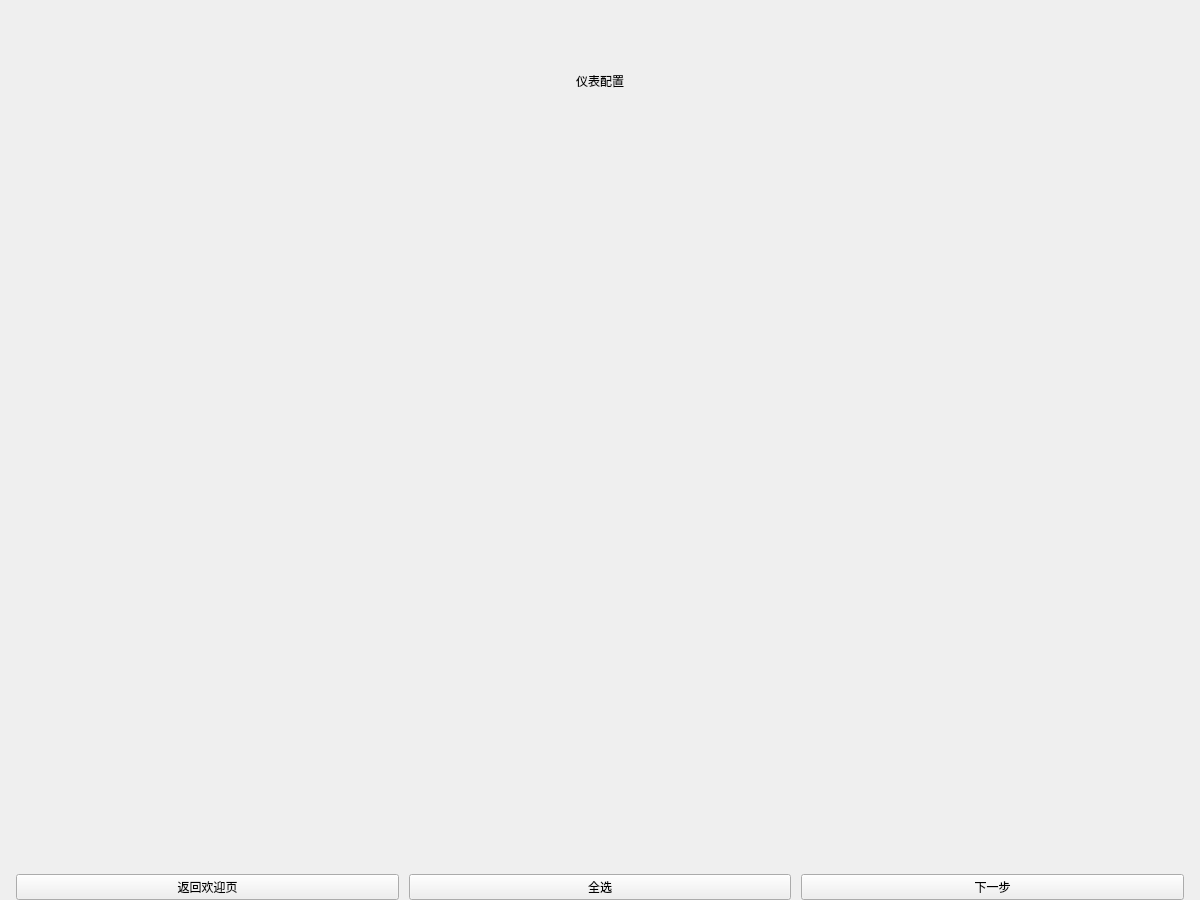
<?xml version="1.0" encoding="UTF-8"?>
<ui version="4.0">
 <class>InstrumentSetupPage</class>
 <widget class="QWidget" name="instrumentSetupPageUi">
  <property name="geometry">
   <rect>
    <x>0</x>
    <y>0</y>
    <width>1200</width>
    <height>900</height>
   </rect>
  </property>
  <layout class="QVBoxLayout" name="pageShellLayout">
   <property name="spacing">
    <number>10</number>
   </property>
   <property name="leftMargin">
    <number>0</number>
   </property>
   <property name="topMargin">
    <number>16</number>
   </property>
   <property name="rightMargin">
    <number>0</number>
   </property>
   <property name="bottomMargin">
    <number>0</number>
   </property>
   <item>
    <widget class="QScrollArea" name="instrumentSetupScroll">
     <property name="frameShape">
      <enum>QFrame::NoFrame</enum>
     </property>
     <property name="widgetResizable">
      <bool>true</bool>
     </property>
     <property name="alignment">
      <set>Qt::AlignTop|Qt::AlignHCenter</set>
     </property>
     <widget class="QWidget" name="instrumentSetupContent">
      <layout class="QVBoxLayout" name="connectionColumnLayout">
       <property name="spacing">
        <number>12</number>
       </property>
       <property name="leftMargin">
        <number>16</number>
       </property>
       <property name="topMargin">
        <number>48</number>
       </property>
       <property name="rightMargin">
        <number>16</number>
       </property>
       <property name="bottomMargin">
        <number>0</number>
       </property>
       <!-- 页面主体固定在窗口上部（“中间偏上”的落点）：顶部只留一段很小的固定空白，
            富余高度全部交给 bottomSpacer。这样结果卡片能升到页面顶部附近，而“查找设备”
            按钮由结果区里的引导间距压到卡片下方，两者互不重叠。 -->
       <item>
        <spacer name="topSpacer">
         <property name="orientation">
          <enum>Qt::Vertical</enum>
         </property>
         <property name="sizeType">
          <enum>QSizePolicy::Fixed</enum>
         </property>
         <property name="sizeHint" stdset="0">
          <size>
           <width>20</width>
           <height>8</height>
          </size>
         </property>
        </spacer>
       </item>
       <item>
        <widget class="QLabel" name="instrumentSetupPageTitle">
         <property name="text">
          <string>仪表配置</string>
         </property>
         <property name="alignment">
          <set>Qt::AlignCenter</set>
         </property>
         <property name="role" stdset="0">
          <string>pageTitle</string>
         </property>
        </widget>
       </item>
       <item>
        <spacer name="titleSpacer">
         <property name="orientation">
          <enum>Qt::Vertical</enum>
         </property>
         <property name="sizeType">
          <enum>QSizePolicy::Fixed</enum>
         </property>
         <property name="sizeHint" stdset="0">
          <size>
           <width>20</width>
           <height>0</height>
          </size>
         </property>
        </spacer>
       </item>
       <item>
        <widget class="QWidget" name="discoveryPanelHost">
         <layout class="QVBoxLayout" name="discoveryPanelLayout">
          <property name="spacing">
           <number>0</number>
          </property>
          <property name="leftMargin">
           <number>0</number>
          </property>
          <property name="topMargin">
           <number>0</number>
          </property>
          <property name="rightMargin">
           <number>0</number>
          </property>
          <property name="bottomMargin">
           <number>0</number>
          </property>
         </layout>
        </widget>
       </item>
       <item>
        <spacer name="bottomSpacer">
         <property name="orientation">
          <enum>Qt::Vertical</enum>
         </property>
         <property name="sizeHint" stdset="0">
          <size>
           <width>20</width>
           <height>0</height>
          </size>
         </property>
        </spacer>
       </item>
      </layout>
     </widget>
    </widget>
   </item>
   <item>
    <!-- 页面动作在这里声明（控件名与静态文案契约）：返回欢迎页在运行时被移进
         扫描行的黄字下方，显示为一行蓝色下划线小字；全选与下一步移进设备发现面板的
         结果区动作行（两者居中，返回在最右端）。移动之后这一栏不再承载可见内容，
         只保留为页面动作的静态声明位置。 -->
    <widget class="QWidget" name="pageActionBar">
     <layout class="QHBoxLayout" name="actionBarLayout">
      <property name="spacing">
       <number>10</number>
      </property>
      <property name="leftMargin">
       <number>16</number>
      </property>
      <property name="topMargin">
       <number>0</number>
      </property>
      <property name="rightMargin">
       <number>16</number>
      </property>
      <property name="bottomMargin">
       <number>0</number>
      </property>
      <item>
       <widget class="QPushButton" name="returnWelcomeButton">
        <property name="text">
         <string>返回欢迎页</string>
        </property>
        <property name="variant" stdset="0">
         <string>link</string>
        </property>
       </widget>
      </item>
      <item>
       <widget class="QPushButton" name="selectAllButton">
        <property name="toolTip">
         <string>选中本次扫描结果中所有可应用的设备</string>
        </property>
        <property name="text">
         <string>全选</string>
        </property>
        <property name="variant" stdset="0">
         <string>secondary</string>
        </property>
       </widget>
      </item>
      <item>
       <widget class="QPushButton" name="nextButton">
        <property name="toolTip">
         <string>进入仪器配置页，配置测试参数并完成仪器连接</string>
        </property>
        <property name="text">
         <string>下一步</string>
        </property>
        <property name="variant" stdset="0">
         <string>primary</string>
        </property>
       </widget>
      </item>
     </layout>
    </widget>
   </item>
  </layout>
 </widget>
 <resources/>
 <connections/>
</ui>
